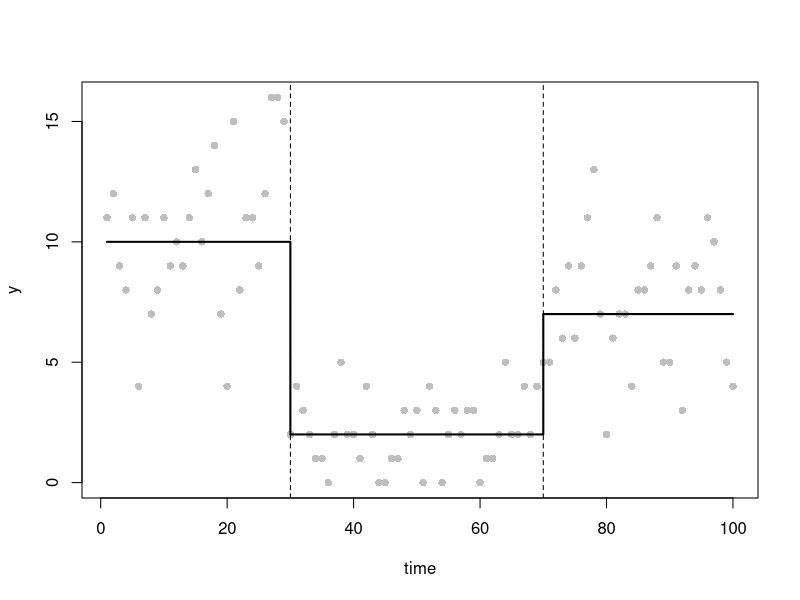
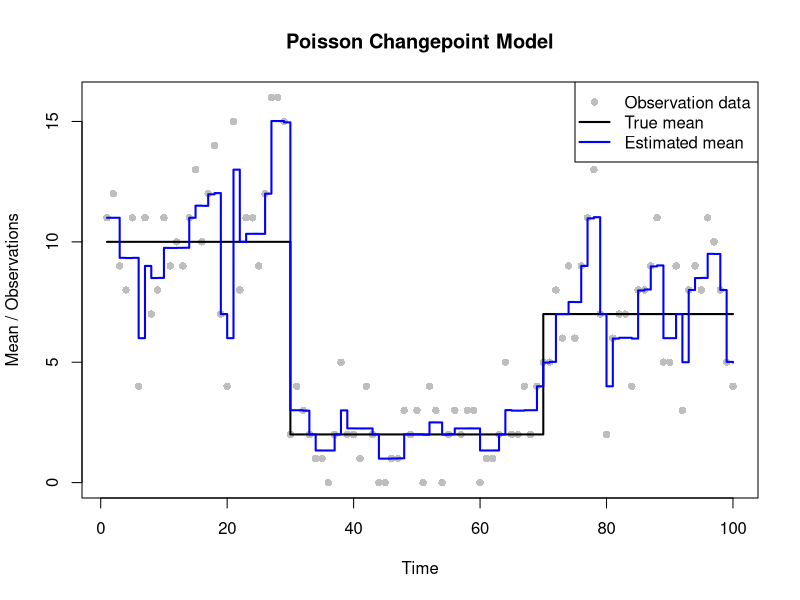
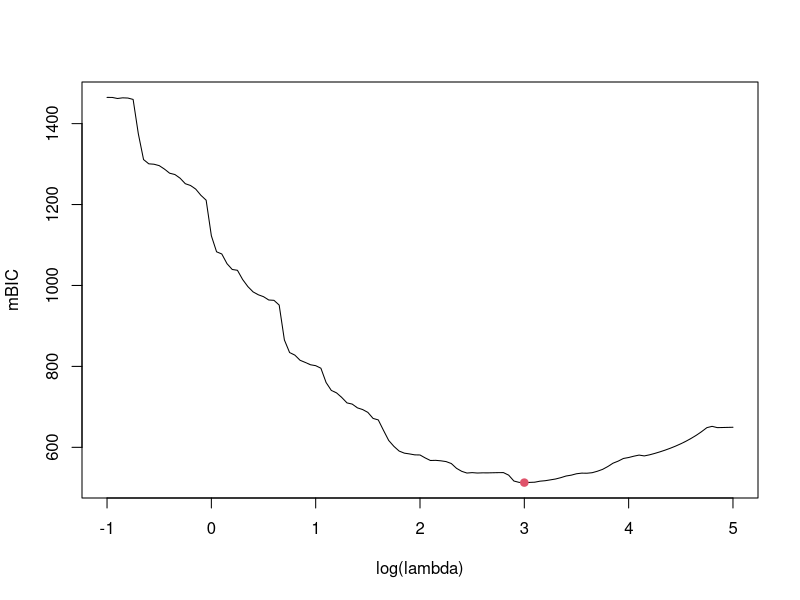
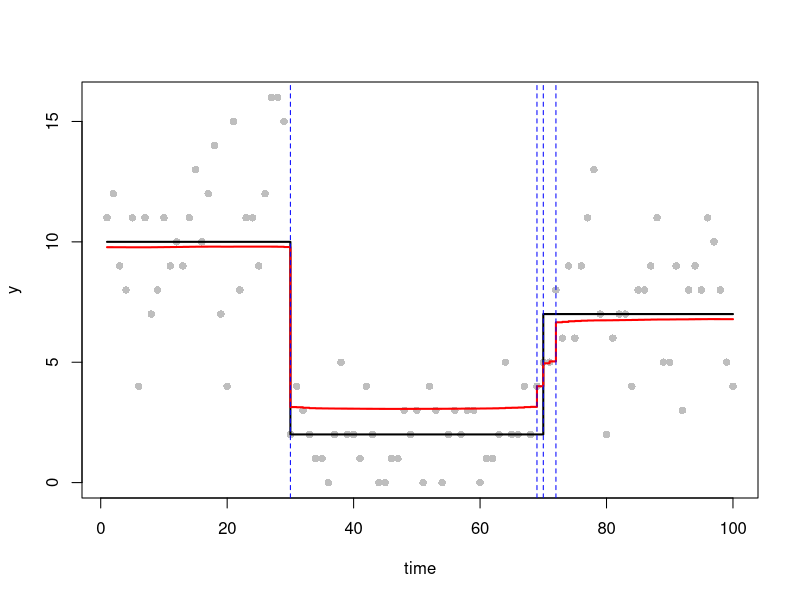
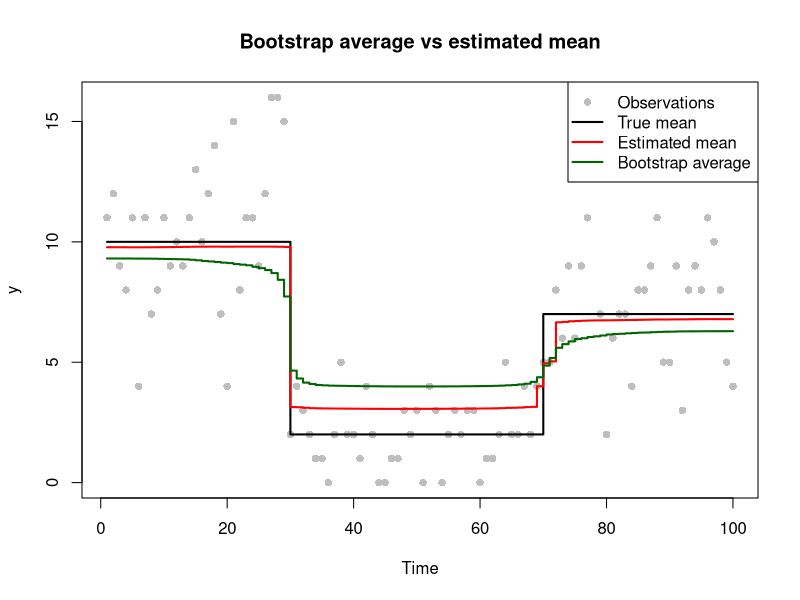
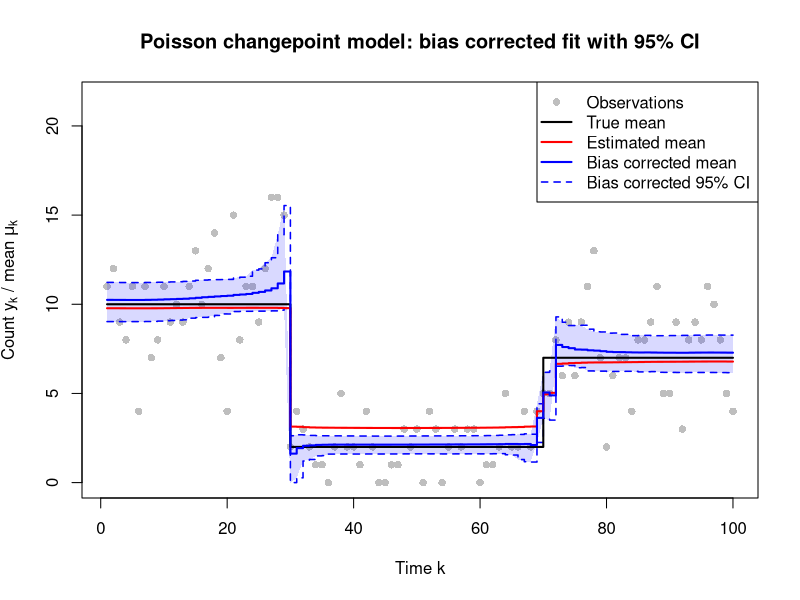

These figures' R source, in order:
# =============================================================================
# Changepoint Estimation
#
#
# GitHub repository: https://github.com/pierrickdb/Group-15-Statistical-Programming
#
# Authors:
# Pierrick de Boer: S3034691
# Fagan Ganbarli: S3015664
# Raneem Alluhaydan: S3044929
#
# Contributions:
# Fagan Ganbarli (%): Task 1-3
# Raneem Alluhaydan (%): Task 4-5
# Pierrick de Boer (%): Task 6-7
#
# Overview:
# 
#
# Main functions:
# 1. poisson_lasso_objective
# 2. poisson_lasso_grad
# 3. poisson_lasso_hess
# 4. finite_grad
# 5. finite_hess
# =============================================================================

# Function definitions

# Task 2(a): Objective function

poisson_lasso_objective <- function(beta, y, lambda = 1, eps = 1e-6, X) {
  
  eta <- as.vector(X %*% beta)
  
  mu <- exp(eta)
  
  neg_logik <- -sum(dpois(y, lambda = mu, log = TRUE))
  
  penalty <- lambda * sum(sqrt(beta[-1] ^ 2 + eps))
  
  return(neg_logik + penalty)
}



# Task 2(b): Gradient function

poisson_lasso_grad <- function(beta, y, lambda = 1, eps = 1e-6, X) {
  
  eta <- as.vector(X %*% beta)
  
  mu <- exp(eta)
  
  grad <- as.vector(t(X) %*% (mu - y))
  
  grad[-1] <- grad[-1] + lambda * beta[-1] / sqrt(beta[-1] ^ 2 + eps)
  
  return(grad)
}


# Task 2(c): Hessian function

poisson_lasso_hess <- function(beta, y, lambda = 1, eps = 1e-6, X) {
  
  eta <- as.vector(X %*% beta)
  
  mu <- exp(eta)
  
  H <- crossprod(X, sweep(X, 1, mu, "*"))
  
  penalty_hess <- c(0, lambda * eps / (beta[-1] ^ 2 + eps) ^ (3/2))
  
  diag(H) <- diag(H) + penalty_hess
  
  return(H)
}


# Task 2: Numerical gradient

finite_grad <- function(fn, beta, h = 1e-5) {
  
  t <- length(beta)
  g <- numeric(t)
  
  for (i in 1:t) {
    
    beta_plus <- beta_minus <- beta
    
    beta_plus[i] <- beta_plus[i] + h
    beta_minus[i] <- beta_minus[i] - h
    
    g[i] <- (fn(beta_plus) - fn(beta_minus)) / (2 * h)
  }
  
  return(g)
}

# Task 2: Numerical Hessian

finite_hess <- function(fn, beta, h = 1e-5) {
  
  t <- length(beta)
  H <- matrix(0, t, t)
  
  for (i in 1:t) {
    
    beta_plus <- beta_minus <- beta
    
    beta_plus[i] <- beta_plus[i] + h
    beta_minus[i] <- beta_minus[i] - h
    
    H[, i] <- (fn(beta_plus) - fn(beta_minus)) / (2 * h)
  }
  
  return(H)
}


# =============================================================================
# Analysis and testing
# =============================================================================

# Task 1: Generate the data next set

set.seed(12345)

n <- 100

X <- outer(1:n, 1:n, ">=") * 1 



time <- 1:n

tau_true <- c(1, 30, 70, n+1) 

m_true <- length(tau_true)-2 

theta_true <- c(10, 2, 7) 

mu_true <- numeric(n) 

for(i in seq_along(theta_true)) {
  mu_true[tau_true[i]:(tau_true[i+1]-1)] <- theta_true[i]
}

y <- rpois(n, lambda = mu_true) ## simulate data y

plot(time, y, 
     pch = 16, 
     col = "grey")

lines(mu_true, 
      col="black", 
      lwd=2, 
      type ="s")

abline(v = tau_true[-c(1,length(tau_true))], 
       lty="dashed")

# Task 2: Checking the gradient and Hessian

beta_test <- c(log(mean(y)), rep(0.05, n - 1))

# Check gradient
grad_analytical <- poisson_lasso_grad(beta_test, y, X = X)

grad_numerical <- finite_grad(
  function(b) poisson_lasso_objective(b, y, X = X),
  beta_test
)

max(abs(grad_analytical - grad_numerical))


# Check Hessian

hess_analytical <- poisson_lasso_hess(beta_test, y, X = X)

hess_numerical <- finite_hess(
  function(b) poisson_lasso_grad(b, y, X = X),
  beta_test
)

max(abs(hess_analytical - hess_numerical))

# Task 3: Fit the model with lambda = 1

beta_start <- c(log(mean(y)), rep(0, n - 1))

fit <- optim(
  par = beta_start,
  fn = poisson_lasso_objective,
  gr = poisson_lasso_grad,
  y = y,
  lambda = 1,
  X = X,
  method = "BFGS",
  control = list(maxit = 10000, reltol = 1e-9)
)

fit$convergence
fit$message

beta_hat <- fit$par
mu_hat <- as.vector(exp(X %*% beta_hat))

# Plot
plot(time, y,
     pch = 16,
     col = "grey",
     xlab = "Time",
     ylab = "Mean / Observations",
     main = "Poisson Changepoint Model")

lines(time, mu_true,
      col = "black",
      lwd = 2,
      type = "s")

lines(time, mu_hat,
      col = "blue",
      lwd = 2,
      type = "s")

legend("topright",
       legend = c("Observation data",
                  "True mean",
                  "Estimated mean"),
       col = c("grey", "black", "blue"),
       pch = c(16, NA, NA),
       lty = c(NA, 1, 1),
       lwd = c(NA, 2, 2))


# Task 4: Choosing lambda using mBIC

lsp <- seq(-1, 5, by = 0.05)
mbic <- edf <- numeric(length(lsp))

b0 <- c(log(mean(y)), rep(0, n - 1))

for (i in 1:length(lsp)) {
  
  lambda <- exp(lsp[i])
  
  fit <- optim(b0, poisson_lasso_objective,
               gr = poisson_lasso_grad,
               y = y, lambda = lambda, X = X,
               method = "BFGS",
               control = list(maxit = 2000, reltol = 1e-9))
  
  if (fit$convergence != 0) {
    warning(paste("No convergence at", lambda))
    mbic[i] <- Inf
    next
  }
  
  b <- fit$par
  
  H1 <- poisson_lasso_hess(b, y, lambda, X = X)
  H0 <- poisson_lasso_hess(b, y, 0, X = X)
  
  edf[i] <- sum(diag(solve(H1, H0)))
  
  mu <- exp(cumsum(b))
  ll <- sum(dpois(y, mu, log = TRUE))
  
  mbic[i] <- 3 * (edf[i] - 1) * log(n) - 2 * ll
}

i.opt <- which.min(mbic)
lambda_best <- exp(lsp[i.opt])

lambda_best

plot(lsp, mbic, type = "l",
     xlab = "log(lambda)", ylab = "mBIC")

points(lsp[i.opt], mbic[i.opt], col = 2, pch = 19)


# Task 5: Fit the final model

fit <- optim(b0, poisson_lasso_objective,
             gr = poisson_lasso_grad,
             y = y, lambda = lambda_best, X = X,
             method = "BFGS",
             control = list(maxit = 2000, reltol = 1e-9))

fit$convergence

b <- fit$par
mu_hat <- exp(cumsum(b))

# Plot

plot(time, y, pch = 16, col = "grey")
lines(time, mu_true, col = "black", lwd = 2, type = "s")
lines(time, mu_hat, col = "red", lwd = 2, type = "s")

# Number of change points

H1 <- poisson_lasso_hess(b, y, lambda_best, X = X)
H0 <- poisson_lasso_hess(b, y, 0, X = X)

edf_best <- sum(diag(solve(H1, H0)))
m_hat <- floor(edf_best - 1)

# Change point locations

if (m_hat > 0) {
  tau_hat <- sort(order(abs(b[-1]),
                        decreasing = TRUE)[1:m_hat] + 1)
} else {
  tau_hat <- numeric(0)
}

abline(v = tau_hat, col = "blue", lty = 2)

# Final results

lambda_best
m_hat
tau_hat


# Task 6: Parametric bootstrap

B <- 200
mu_boot <- matrix(NA, nrow = B, ncol = n)   # row b = bootstrap estimate mu^(b)
conv_boot <- numeric(B)

set.seed(1)

for (j in 1:B) {
  
  y_sim <- rpois(n, lambda = mu_hat)        # simulate from best fitted model
  
  b_start <- c(log(mean(y_sim)), rep(0, n - 1))
  
  fit_sim <- optim(b_start, poisson_lasso_objective,
                   gr = poisson_lasso_grad,
                   y = y_sim, lambda = lambda_best, X = X,
                   method = "BFGS",
                   control = list(maxit = 10000, reltol = 1e-9))
  
  conv_boot[j] <- fit_sim$convergence
  
  if (fit_sim$convergence != 0) {
    warning(paste("No convergence in bootstrap sample", j))
    next
  }
  
  mu_boot[j, ] <- exp(cumsum(fit_sim$par))
}

# Number of non-converged fits (these are excluded below)
sum(conv_boot != 0)

# Average bootstrap mean function
mu_bar <- colMeans(mu_boot, na.rm = TRUE)

# Plot: data, true mean, estimate, bootstrap average
plot(time, y, pch = 16, col = "grey",
     xlab = "Time", ylab = "y",
     main = "Bootstrap average vs estimated mean")
lines(time, mu_true, col = "black", lwd = 2, type = "s")
lines(time, mu_hat, col = "red", lwd = 2, type = "s")
lines(time, mu_bar, col = "darkgreen", lwd = 2, type = "s")
legend("topright",
       legend = c("Observations", "True mean", "Estimated mean",
                  "Bootstrap average"),
       col = c("grey", "black", "red", "darkgreen"),
       pch = c(16, NA, NA, NA), lty = c(NA, 1, 1, 1), lwd = c(NA, 2, 2, 2))

# Bias corrected mean function: mu_hat - (mu_bar - mu_hat)
mu_bc <- 2 * mu_hat - mu_bar

# 95% bootstrap quantiles at each time point
q_L <- apply(mu_boot, 2, quantile, probs = 0.025, na.rm = TRUE)
q_U <- apply(mu_boot, 2, quantile, probs = 0.975, na.rm = TRUE)

# Bias corrected 95% limits: reflect the quantiles about mu_hat
# (the bootstrap spread mu**(b) - mu_hat stands in for mu_hat - mu)
q_L_bc <- pmax(2 * mu_hat - q_U, 0)   #a Poisson mean cannot be negative
q_U_bc <- 2 * mu_hat - q_L


# Task 7: Final plot

ylim <- c(0, 1.35 * max(c(y, mu_true, mu_hat, mu_bc, q_U_bc)))  # room for legend

plot(time, y, pch = 16, col = "grey",
     ylim = ylim,
     xlab = "Time k", ylab = expression("Count " * y[k] * " / mean " * mu[k]),
     main = "Poisson changepoint model: bias corrected fit with 95% CI")

polygon(c(time, rev(time)), c(q_L_bc, rev(q_U_bc)),
        col = adjustcolor("blue", alpha.f = 0.15), border = NA)

lines(time, q_L_bc, col = "blue", lty = 2, lwd = 1.5, type = "s")
lines(time, q_U_bc, col = "blue", lty = 2, lwd = 1.5, type = "s")
lines(time, mu_true, col = "black", lwd = 2, type = "s")
lines(time, mu_hat, col = "red", lwd = 2, type = "s")
lines(time, mu_bc, col = "blue", lwd = 2, type = "s")

legend("topright",
       legend = c("Observations", "True mean", "Estimated mean",
                  "Bias corrected mean", "Bias corrected 95% CI"),
       col = c("grey", "black", "red", "blue", "blue"),
       pch = c(16, NA, NA, NA, NA),
       lty = c(NA, 1, 1, 1, 2),
       lwd = c(NA, 2, 2, 2, 1.5),
       bg = "white")

# The bias correction moves the segment levels close to the truth (e.g. the
# middle segment from around 3.0 to 2.1, truth 2). Near the changepoints the bootstrap fits
# disagree on the jump location, so the band widens there and mu_bc overshoots.
